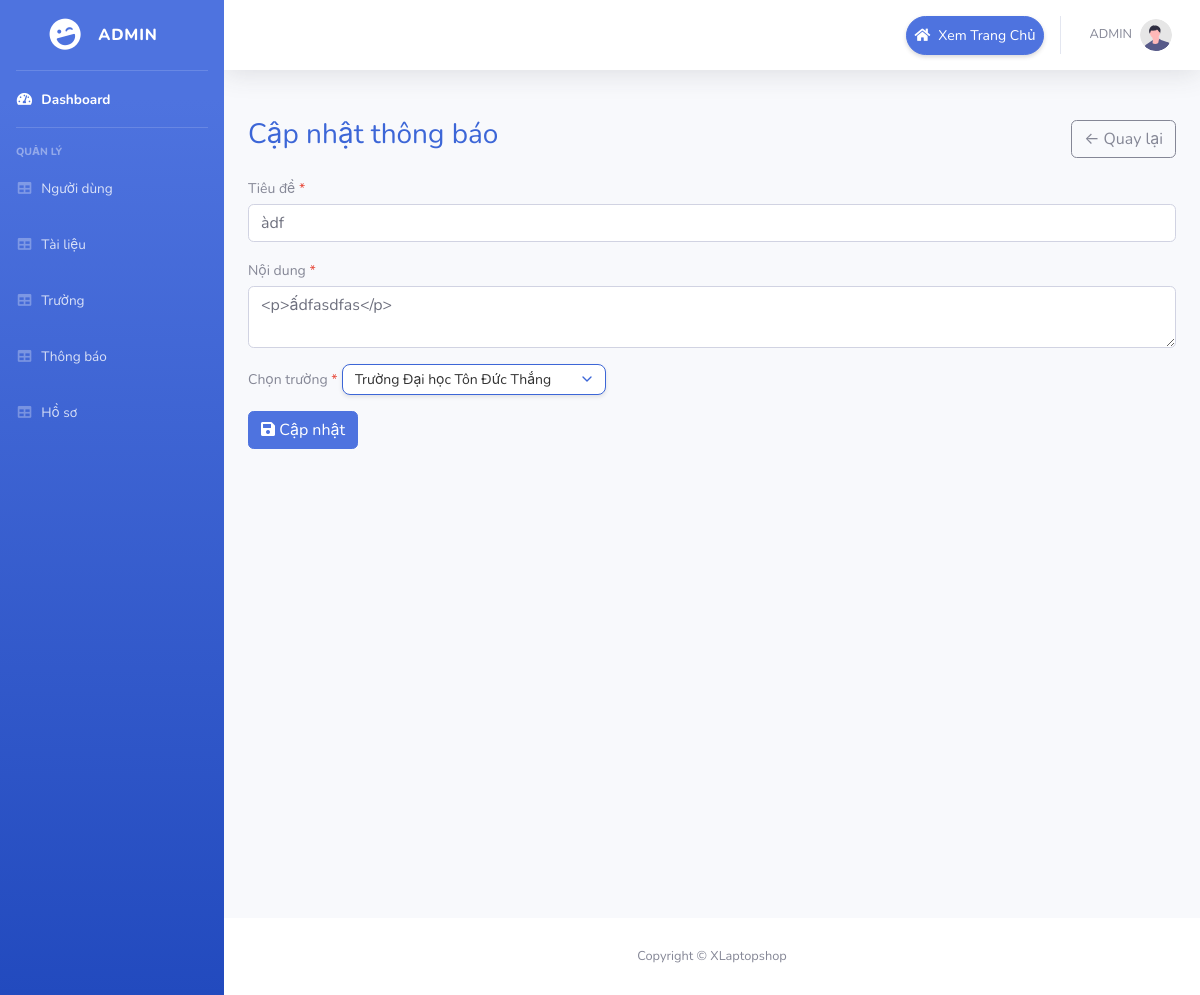
/admin/index.php?pg=updatenotification&id=39 (signed in), run on the app's committed database.
### tables this page shows
CREATE TABLE `notifications` (
  `id` int NOT NULL,
  `title` varchar(255) NOT NULL,
  `content` text NOT NULL,
  `create_at` datetime NOT NULL,
  `university_id` int NOT NULL
);

CREATE TABLE `universities` (
  `id` int NOT NULL,
  `name` varchar(255) NOT NULL
);

### dao/pdo.php (called while the page is built, shortened)
<?php
function pdo_get_connection()
{
    $dburl = "mysql:host=localhost;dbname=university_portal;charset=utf8";
    $username = 'root';
    $password = '123456';
    $conn = new PDO($dburl, $username, $password);
    $conn->setAttribute(PDO::ATTR_ERRMODE, PDO::ERRMODE_EXCEPTION);
    return $conn;
}
function pdo_query($sql)
{
    $sql_args = array_slice(func_get_args(), 1);
    try {
        $conn = pdo_get_connection();
        $stmt = $conn->prepare($sql);
        $stmt->execute($sql_args);
        $rows = $stmt->fetchAll();
        return $rows;
    } catch (PDOException $e) {
        throw $e;
    } finally {
        unset($conn);
    }
}
function pdo_query_one($sql)
{
    $sql_args = array_slice(func_get_args(), 1);
    try {
        $conn = pdo_get_connection();
        $stmt = $conn->prepare($sql);
        $stmt->execute($sql_args);
        $row = $stmt->fetch(PDO::FETCH_ASSOC);
        return $row;
    } catch (PDOException $e) {
        throw $e;
    } finally {
        unset($conn);
    }
}

### dao/notification.php (called while the page is built, shortened)
<?php
require_once 'pdo.php';
function get_notification_by_id($id)
{
    $sql = "SELECT n.*, u.name AS university_name FROM notifications n LEFT JOIN universities u ON n.university_id = u.id WHERE n.id = ?";
    return pdo_query_one($sql, $id);
}

### dao/university.php (called while the page is built, shortened)
<?php
require_once 'pdo.php';
function get_all_universities()
{
    $sql = "SELECT * FROM universities";
    return pdo_query($sql);
}

### admin/view/notification/updatenotification.php (the view, shortened to what this page needs)
<?php
$errors = [];
$id = isset($_GET['id']) ? (int)$_GET['id'] : 0;
$notification = $id > 0 ? get_notification_by_id($id) : null;
if (!$notification) {
    $errors[] = 'Thông báo không tồn tại.';
} else {
    $title = $notification['title'];
    $content = $notification['content'];
    $university_id = $notification['university_id'];
}
$universities = get_all_universities();
?>
<div class="container mt-5 min-vh-100">
    <div class="d-flex justify-content-between align-items-center mb-3">
        <h3 style="color: rgb(60, 102, 215);">Cập nhật thông báo</h3>
        <a href="index.php?pg=notifications" class="btn btn-outline-secondary">← Quay lại</a>
    </div>
    <form method="POST" action="index.php?pg=updatenotification&id=<?php echo $id; ?>">
        <div class="mb-3">
            <label for="title" class="form-label">Tiêu đề <span class="text-danger">*</span></label>
            <input type="text" class="form-control" id="title" name="title" value="<?php echo htmlspecialchars($title); ?>" required>
        </div>
        <div class="mb-3 editor-container">
            <label for="content_notification" class="form-label">Nội dung <span class="text-danger">*</span></label>
            <textarea name="content_notification" id="content_notification" class="form-control" required><?php echo htmlspecialchars($content); ?></textarea>
        </div>
        <div class="mb-3">
            <label for="university_id" class="form-label">Chọn trường <span class="text-danger">*</span></label>
            <select class="form-select" id="university_id" name="university_id" required>
                <?php foreach ($universities as $university): ?>
                    <option value="<?php echo $university['id']; ?>" <?php echo $university_id == $university['id'] ? 'selected' : ''; ?>>
                        <?php echo htmlspecialchars($university['name']); ?>
                    </option>
                <?php endforeach; ?>
            </select>
        </div>
        <div class="mb-3">
            <button type="submit" class="btn btn-primary"><i class="fas fa-save"></i> Cập nhật</button>
        </div>
    </form>
</div>

### admin/layout/css/my-style.css (style rules this page uses)
.form-select { border: 1px solid #3c66d7; border-radius: 8px; padding: 4px 30px 4px 12px; font-size: 14px; color: #333; background-color: #fff; box-shadow: 0 2px 4px rgba(0, 0, 0, 0.1); transition: all 0.3s ease; appearance: none; background-repeat: no-repeat; background-position: right 10px center; background-size: 16px; }
.form-label { font-size: 14px; margin-bottom: 5px; }

### data on the page
notifications: title "àdf", content_notification "<p>ấdfasdfas</p>", university_id "Trường Đại học Tôn Đức Thắng"
